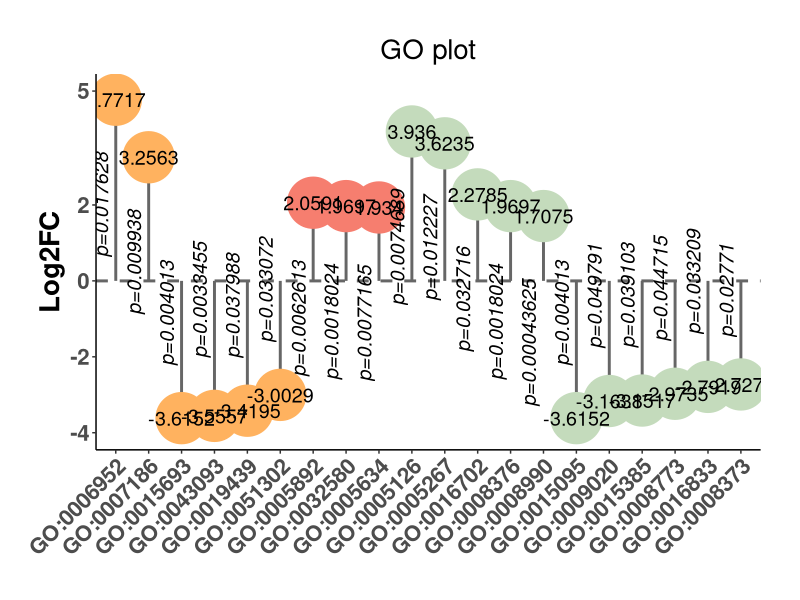

This chart was generated by the following R code:
# 高分文章复现系列2-棒棒糖图
# date: 2024-03-22
# author: 研趣生物-小白
# 微信：InfoStudio01


# 程序包安装---
if(!"openxlsx" %in% installed.packages()){install.packages('openxlsx')}
if(!"ggplot2" %in% installed.packages()){install.packages('ggplot2')}

# 加载程序包----
library(openxlsx)
library(ggplot2) 

# 数据读取----
data <- read.xlsx("data.xlsx",check.names = F)

# 细胞类型因子化，固定排序----
data$celltype <- factor(data$celltype, levels = data$celltype)

# 颜色配置----
col_set =c("GO:0006952" = "#ffb25f",
           "GO:0007186" = "#ffb25f",
           "GO:0015693" = "#ffb25f",
           "GO:0043093" = "#ffb25f",
           "GO:0019439" = "#ffb25f",
           "GO:0051302" = "#ffb25f",
           "GO:0005892" = "#f67e6f",
           "GO:0032580" = "#f67e6f",
           "GO:0005634" = "#f67e6f",
           "GO:0005126" = "#c4dbbc",
           "GO:0005267" = "#c4dbbc",
           "GO:0016702" = "#c4dbbc",
           "GO:0008376" = "#c4dbbc",
           "GO:0008990" = "#c4dbbc",
           "GO:0015095" = "#c4dbbc",
           "GO:0009020" = "#c4dbbc",
           "GO:0015385" = "#c4dbbc",
           "GO:0008773" = "#c4dbbc",
           "GO:0016833" = "#c4dbbc",
           "GO:0008373" = "#c4dbbc")

# 开始绘图----
p <- ggplot(data,
            aes(x = celltype, y = r)) +
  # 棒棒图的连线
  geom_segment(aes(x = celltype, xend = celltype, y = 0, yend = r),  
               linetype = "solid", # 实线
               size = 1, # 连线的粗细 
               color = "gray40" # 连线的颜色
               ) + 
  # y轴0刻度的水平线
  geom_hline( 
    yintercept = 0,  # 水平线位置
    linetype = "dashed",  # 虚线
    size = 1, # 连线的粗细 
    colour="gray40" # 连线的颜色
    ) +
  # 绘制点
  geom_point(aes(color = celltype),  
             color = col_set,
             size = 17) +   
  # 添加相关性R值标签
  geom_text(aes(label = r), 
            color = ifelse(data$r != 0.96, "black", 'red'), 
            
            size = 5) +
  # 添加相关性P值标签,这一步最精华的一点是，根据r值正负调整水平移动的位置。
  geom_text(aes(label = p),
            hjust = ifelse(data$r >= 0, 1.5, -0.5),
            vjust = -0.5,
            angle = 90,
            fontface = 'italic',
            color = ifelse(data$p != 'p<0.001', "black", 'red'), 
            size = 5) +
  # y轴刻度设置
  scale_y_continuous( #设置y轴
    limits = c(-4, 5),
    breaks = c(-4, 0, 2, -2,5),
    labels = c(-4, 0, 2, -2,5)) +
  # 坐标title和图形title设置
  labs(
    y = "Log2FC",
    title = paste0("GO plot")
    ) +
  theme_classic() +
  theme(
    plot.title = element_text(size = 20, hjust = 0.5),
    axis.text.x = element_text(size = 16, angle = 45, hjust=1, face = 'bold'), 
    axis.text.y = element_text(size = 16, face = 'bold'),
    axis.title.x = element_blank(),
    axis.title.y = element_text(size = 20, face = 'bold'),
    plot.margin = unit(c(1, 1, 1, 1), "cm")
  ) 
p
